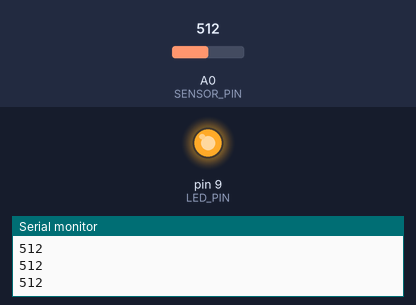
The sketch below on a simulated Arduino Uno, built with avr-gcc and run on an emulated ATmega328P. On the bench: output pins drawn as LEDs (lit = HIGH), the last lines printed to the serial monitor. The inputs (shaded band) are chosen by the test bench; at power-on: A0 (SENSOR_PIN) = 512.

Above: at 1.2 s.
1.3 s: A0 (SENSOR_PIN) set to 716
At 2.5 s:
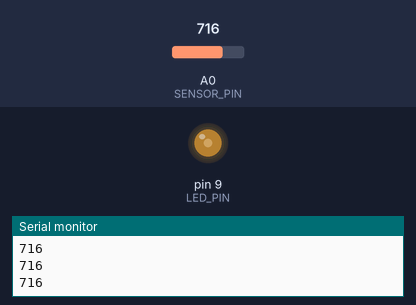
2.8 s: A0 (SENSOR_PIN) set to 900
At 3.8 s:
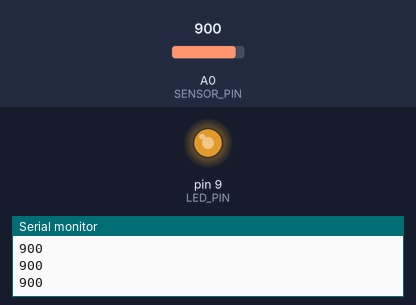
4.3 s: A0 (SENSOR_PIN) set to 1023
At 5.1 s:
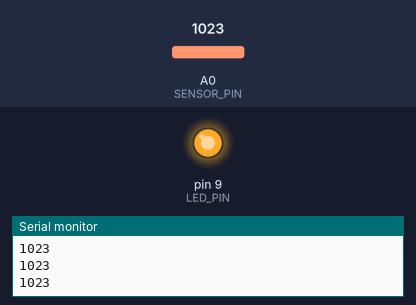
Timing chart, 0 to 7.3 s (numbered marks = the images above; inputs shaded):
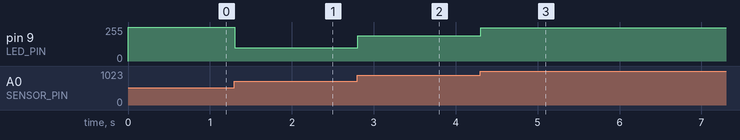

Measured:
- after the input at 1.3 s, pin 9 (LED_PIN): 255/255 → 98/255 at once
- after the input at 2.8 s, pin 9 (LED_PIN): 98/255 → 190/255 at once
- after the input at 4.3 s, pin 9 (LED_PIN): 190/255 → 251/255 at once

The sketch:

sensor.ino
```cpp
#define SENSOR_PIN A0
#define LED_PIN 9

void setup() {
  // declare the ledPin as an OUTPUT:
  pinMode(LED_PIN, OUTPUT);
  pinMode(SENSOR_PIN, INPUT);
  Serial.begin(9600);
}

void loop() {
  // read the value from the sensor:
  int sensor_val = analogRead(SENSOR_PIN);
  int led_val = (sensor_val - 520) / 2;
  Serial.println(sensor_val);
  //Serial.println(led_val);
  analogWrite(LED_PIN, led_val);
  delay(4);
}
```
